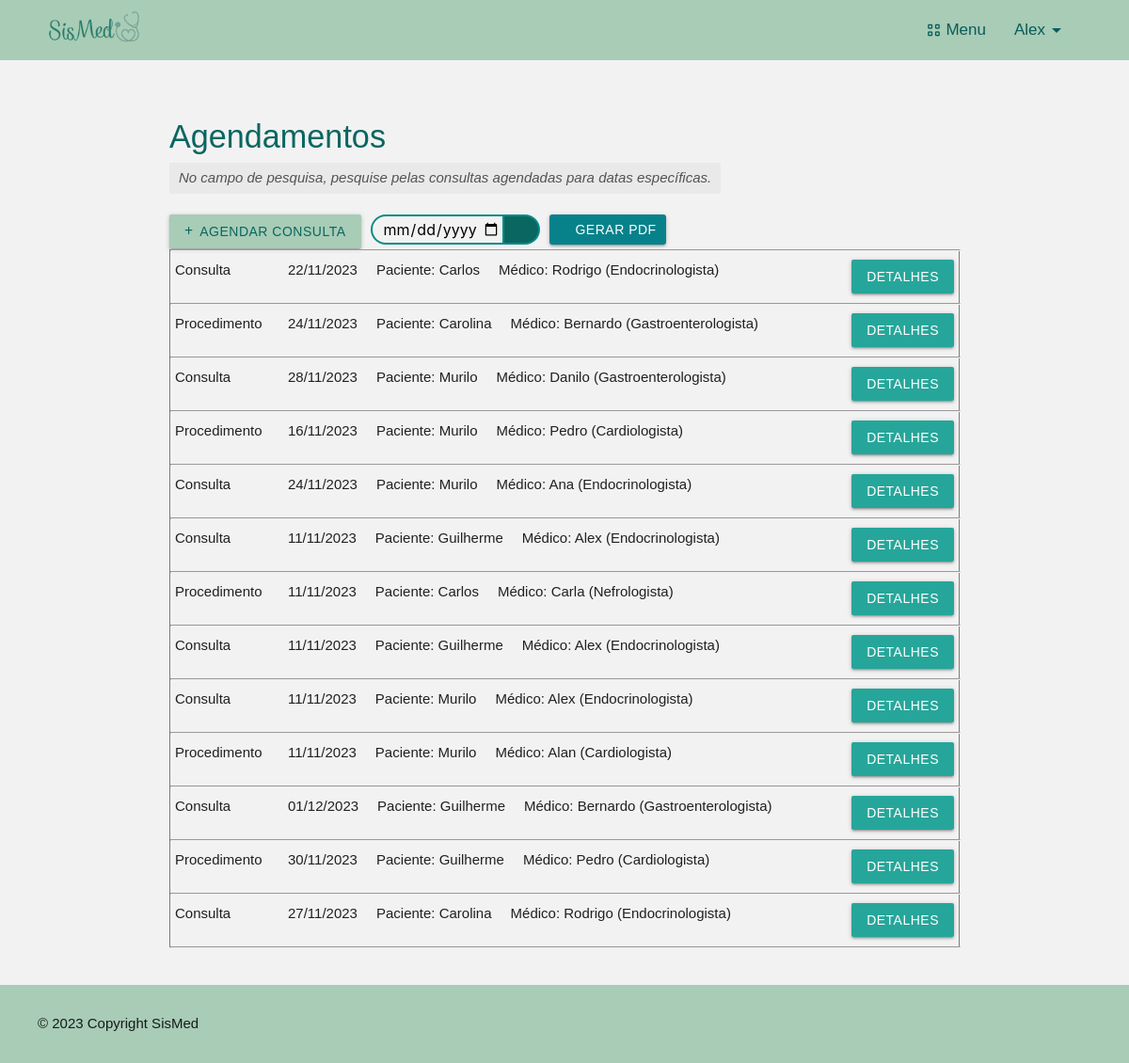
/listar/agendamentos (signed in), run on the app's committed database.
### cadastros/models.py (models this page shows, shortened)
class Agendamento(models.Model):
    tipo_agendamento = models.CharField(max_length=12, default='Consulta', choices=tipo_agendamento_opcoes, verbose_name='Tipo de agendamento')
    procedimento = models.CharField(max_length=50, null=True, blank=True)
    data = models.DateField(null=True)
    horario = models.TimeField(null=True, verbose_name='Horário')
    paciente = models.ForeignKey(Paciente, on_delete=models.PROTECT)
    medico = models.ForeignKey(Medico, on_delete=models.PROTECT)
    tipo_pagamento = models.CharField(max_length=10, default='Particular', choices=tipo_pagamento_opcoes, verbose_name='Tipo de pagamento')
    retorno = models.BooleanField(default=False, choices=boolean_opcoes)
    valor = models.DecimalField(max_digits=8, decimal_places=2, verbose_name='Valor')
    concluido = models.BooleanField(default=False, null=True)

class Paciente(models.Model):
    nome_completo = models.CharField(max_length=100, verbose_name='Nome Completo')
    data_nascimento = models.DateField(verbose_name='Data de Nascimento')
    rg = models.CharField(max_length=13, verbose_name='RG', unique=True)
    cpf = models.CharField(max_length=14, verbose_name='CPF', unique=True)
    sexo = models.CharField(max_length=1, choices=sexo_opcoes, null=True)
    endereco = models.OneToOneField(Endereco, null=True, on_delete=models.PROTECT)
    telefone = models.CharField(max_length=15)
    email = models.CharField(max_length=50)
    data_cadastro = models.DateField(verbose_name='Data de Cadastro')
    informacoes_medicas = models.TextField(verbose_name='Informações Médicas')
    foto =  models.ImageField(upload_to='fotos_pacientes', blank=True, null=True)
    def __str__(self):
        return f'{self.nome_completo}'
    """def __str__(self):
        return f'{self.nome_completo} {self.data_nascimento} {self.rg} {self.cpf} {self.endereco} {self.telefone} {self.email} {self.data_cadastro} {self.informacoes_medicas}'"""

class Medico(models.Model):
    nome_completo = models.CharField(max_length=100, verbose_name='Nome Completo')
    data_nascimento = models.DateField(verbose_name='Data de Nascimento')
    rg = models.CharField(max_length=13, verbose_name='RG', unique=True)
    cpf = models.CharField(max_length=14, verbose_name='CPF', unique=True)
    crm = models.CharField(null=True, max_length=14, verbose_name='CRM', unique=True)
    sexo = models.CharField(max_length=1, choices=sexo_opcoes, null=True)
    endereco = models.OneToOneField(Endereco, null=True, on_delete=models.PROTECT)
    telefone = models.CharField(max_length=15, unique=True)
    email = models.CharField(max_length=50, unique=True)
    data_cadastro = models.DateField(verbose_name='Data de Cadastro')
    especialidade = models.ForeignKey(Especialidade, on_delete=models.PROTECT)
    foto =  models.ImageField(upload_to='fotos_medicos', blank=True, null=True)
    usuario = models.OneToOneField(User, null=True, on_delete=models.DO_NOTHING)
    def __str__(self):
        return f'{self.nome_completo} - {self.especialidade}'
    """def __str__(self):
        return f'{self.nome_completo} {self.data_nascimento} {self.rg} {self.cpf} {self.crm} {self.endereco} {self.telefone} {self.email} {self.data_cadastro} {self.especialidade}'"""

class Especialidade(models.Model):
    especialidade = models.CharField(max_length=30, unique=True)
    valor_consulta = models.DecimalField(max_digits=8, decimal_places=2, null=True)

### paginas/views.py (the view)
# urls.py: path('listar/agendamentos', AgendamentoList.as_view(), name='listar-agendamentos'),
class AgendamentoList(LoginRequiredMixin, GrupoMixin, ListView):
    login_url = reverse_lazy('login')
    model = Agendamento
    template_name = 'paginas/listas/agendamentos.html'
    def get_queryset(self):
        data_agend = self.request.GET.get('data-pesquisada')
        if data_agend:
            agendamentos = Agendamento.objects.filter(data=data_agend)
        else:
            agendamentos = Agendamento.objects.all()
        return agendamentos
    def get_context_data(self, *args, **kwargs):
        context = super().get_context_data(*args, **kwargs)
        titulo = 'Agendamentos'
        aviso = 'Ainda não há nenhum registro de agendamento de consultas ou procedimentos'
        data_agend = self.request.GET.get('data-pesquisada')
        if data_agend and data_agend != '' and data_agend != 'None':
            data = datetime.strptime(data_agend, '%Y-%m-%d').strftime('%d/%m/%Y')
            titulo = f'Agendamentos do dia {data}'
            aviso = 'Não há consultas ou procedimentos registrados para esta data'
        context['titulo'] = titulo
        context['aviso'] = aviso
        context['data'] = data_agend
        return context

### paginas/views.py (called while the page is built)
    def get_context_data(self, **kwargs):
        context = super().get_context_data(**kwargs)
        user = self.request.user
        is_admin = user.groups.filter(name='Administrador').exists()
        is_medico = user.groups.filter(name='Medico').exists()
        context['is_admin'] = is_admin
        context['is_medico'] = is_medico
        return context

### paginas/templates/paginas/listas/agendamentos.html (shortened to what this page needs)
{% extends 'paginas/index.html' %}
{% load static %}
{% block styles %}
    <link rel="stylesheet" href="{% static 'css/listar.css' %}">
{% endblock %}
{% block content %}
    {% block titulo2 %}
        <h4>{{titulo}}</h4>
        <p class="dica">No campo de pesquisa, pesquise pelas consultas agendadas para datas específicas.</p> <br>
    {% endblock %}
    <div id="btn_box_list">
        {% block btn_add %}
            <a class="btn btn-add btn-sm" href="{% url 'agendar-consulta-procedimento' %}">
                <i class="fas fa-plus"></i>
                Agendar Consulta
            </a>
            <form action="?" method="GET" id="form-pesquisar" class="flex">
                <input type="date" name="data-pesquisada" id="data-agend">
                <button type="submit" id="filtrar">
                    <i class="fa-solid fa-magnifying-glass"></i>
                </button>
            </form>
            <a class="btn btn-gerar-pdf btn-sm" href="{% url 'agendamentos-pdf' %}?data-pesquisada={{data}}"><i class="fa-regular fa-file-pdf"></i>GERAR PDF</a>
        {% endblock %}
    </div>
    <div id="consultas-agend-container">
        <hr>
        {% block campos-listagem %}
            {% for agendamento in object_list %}
            <div class="consultas-agend">
                <div class="dados-agend">
                    <p class='tamanho_definido'>{{agendamento.tipo_agendamento}}</p>
                    <p>{{agendamento.data|date:'d/m/Y'}}</p>
                    <p>Paciente: {{agendamento.paciente.nome_completo}}</p>
                    <p>Médico: {{agendamento.medico.nome_completo}} ({{agendamento.medico.especialidade.especialidade}})</p>
                </div>
                <div class="botoes-box">
                    <a href="{% url 'detalhes_agendamento' agendamento.pk %}" class="btn btn-sm">Detalhes</a>
                </div>
            </div>
            <hr>
            {% endfor %}
        {% endblock %}
    </div>
{% endblock %}

### paginas/templates/paginas/index.html (shortened to what this page needs)
{% load static %}
<!DOCTYPE html>
<html lang="pt-br">
<head>
    <link rel="stylesheet" href="https://cdnjs.cloudflare.com/ajax/libs/materialize/1.0.0/css/materialize.min.css">
    <link rel="stylesheet" href="{% static 'css/estilo.css' %}">
    <link rel="stylesheet" href="{% static 'css/style_dash.css' %}">
    {% block styles %}
    {% endblock %}
</head>
<body>
{% block head %}
<header>
    <a href="#" class="brand-logo">
        <img id="logo" src="{% static 'img/SisMed-logo.png' %}" alt="SisMed logo" class="responsive-img" style="max-height: 60px;">
    </a>
  <nav class="navbar-nav">
    <div class="nav-wrapper" >
            <ul id="nav-mobile" class="right hide-on-med-and-down">
                {% if request.user.is_authenticated %}
                    <li class="dropdown-trigger black-text" data-target="dropdown1">
                        <span class="icons material-symbols-outlined" id="view-cozy">View_Cozy</span>
                        Menu
                    </li>
                    <li id="drop-user" class="dropdown-trigger black-text" data-target="dropdown3"> {{ request.user }}
                        <span class="material-symbols-outlined">arrow_drop_down</span>
                    </li>
                {% else %}
                    <li><a class="black-text" id="login-option" href="{% url 'login' %}">Login</a></li>
                {% endif %}
            </ul>
        </div>
    </nav>
</header>
{% endblock %}
{% block main %}
<main>
    <div class="container" id="main-container">
        {% block content %}{% endblock %}
    </div>
</main>
{% endblock %}
{% block footer %}
<footer>
    <div class="col-12" id="copyright">
        <p>&copy; 2023 Copyright SisMed</p>
    </div>
</footer>
{% endblock %}
</body>
</html>

### static/css/estilo.css (style rules this page uses)
* { margin: 0; padding: 0; }
body { background-color: #f2f2f2; }
h4 { color: #096661; }
header { height: 64px; background-color: #a8ccb6; display: flex; align-items: center; justify-content: space-between; padding-left: 50px; padding-right: 65px; }
header #logo { width: 110px; }
.navbar-nav { background-color: #a8ccb6; box-shadow: none; justify-content: space-between; }
#drop-user { text-transform: capitalize; }
.dropdown-trigger { display: flex; align-items: center; margin-left: 30px; font-size: 17px; color: #085c58 !important; }
.icons { margin-right: 4px; font-size: 18px; }
.btn-add i { margin-right: 3px; font-size: 16px; }
#drop-user { font-weight: 500; }
main { min-height: 80vh; }
.container { padding-block: 20px; }
.flex { display: flex; }
footer { background-color: #a8ccb6; padding-inline: 40px; padding-block: 30px; }
#copyright { display: flex; justify-content: space-between; }

### static/css/style_dash.css (style rules this page uses)
body { font-family: Arial, sans-serif; }

### static/css/listar.css (style rules this page uses)
.container { padding-block: 40px; }
#btn_box_list { display: flex; gap: 10px; }
.btn-sm { font-weight: 500; }
.btn-add { background-color: #a8ccb6; border-color: #096661; color: #096661; font-size: 14px; }

### paginas/templates/paginas/listas/agendamentos.html (style rules this page uses)
.btn-gerar-pdf { display: flex; align-items: center; gap: 5px; background-color: #07828b; height: 32px; padding-inline: 10px; border-radius: 3px; }
.btn-gerar-pdf i { font-size: 16px; }
#consultas-agend-container { width: 100%; display: flex; flex-direction: column; gap: 10px; margin-top: 1px; border-left: 1px solid #7c7c7c; border-right: 1px solid #7c7c7c; }
#consultas-agend-container hr { margin-bottom: -1px; }
.consultas-agend { width: 100%; display: flex; flex-wrap: wrap; gap: 20px; justify-content: space-between; padding-inline: 5px; }
.dados-agend { display: flex; gap: 20px; align-self: flex-start; }
.tamanho_definido { width: 100px; }
.botoes-box { align-self: flex-end; }
hr { min-width: 100%; }
#form-pesquisar { width: 180px; position: relative; padding: 0; box-sizing: border-box; }
#form-pesquisar input { width: 125px; height: 28px; margin: 0; border: 2px solid #078b85; padding-inline: 11px; border-top-left-radius: 30px; border-bottom-left-radius: 30px; }
#form-pesquisar #filtrar { position: absolute; display: flex; justify-content: center; align-items: center; width: 40px; height: 32px; right: 0; background-color: #096661; border: 2px solid #078b85; border-top-right-radius: 30px; border-bottom-right-radius: 30px; color: #e9e9e9; cursor: pointer; }
.dica { width: fit-content; margin-top: -5px; font-style: italic; padding-block: 5px; padding-inline: 10px; background-color: #e9e9e9; color: #535353; }

### data on the page
Agendamento: tipo_agendamento "Consulta", data "22/11/2023", paciente.nome_completo "Carlos", medico.nome_completo "Rodrigo", medico.especialidade.especialidade "Endocrinologista"
Agendamento: tipo_agendamento "Procedimento", data "24/11/2023", paciente.nome_completo "Carolina", medico.nome_completo "Bernardo", medico.especialidade.especialidade "Gastroenterologista"
Agendamento: tipo_agendamento "Consulta", data "28/11/2023", paciente.nome_completo "Murilo", medico.nome_completo "Danilo", medico.especialidade.especialidade "Gastroenterologista"
Agendamento: tipo_agendamento "Procedimento", data "16/11/2023", paciente.nome_completo "Murilo", medico.nome_completo "Pedro", medico.especialidade.especialidade "Cardiologista"
Agendamento: tipo_agendamento "Consulta", data "24/11/2023", paciente.nome_completo "Murilo", medico.nome_completo "Ana", medico.especialidade.especialidade "Endocrinologista"
Agendamento: tipo_agendamento "Consulta", data "11/11/2023", paciente.nome_completo "Guilherme", medico.nome_completo "Alex", medico.especialidade.especialidade "Endocrinologista"
Agendamento: tipo_agendamento "Procedimento", data "11/11/2023", paciente.nome_completo "Carlos", medico.nome_completo "Carla", medico.especialidade.especialidade "Nefrologista"
Agendamento: tipo_agendamento "Consulta", data "11/11/2023", paciente.nome_completo "Guilherme", medico.nome_completo "Alex", medico.especialidade.especialidade "Endocrinologista"
Agendamento: tipo_agendamento "Consulta", data "11/11/2023", paciente.nome_completo "Murilo", medico.nome_completo "Alex", medico.especialidade.especialidade "Endocrinologista"
Agendamento: tipo_agendamento "Procedimento", data "11/11/2023", paciente.nome_completo "Murilo", medico.nome_completo "Alan", medico.especialidade.especialidade "Cardiologista"
Agendamento: tipo_agendamento "Consulta", data "01/12/2023", paciente.nome_completo "Guilherme", medico.nome_completo "Bernardo", medico.especialidade.especialidade "Gastroenterologista"
Agendamento: tipo_agendamento "Procedimento", data "30/11/2023", paciente.nome_completo "Guilherme", medico.nome_completo "Pedro", medico.especialidade.especialidade "Cardiologista"
Agendamento: tipo_agendamento "Consulta", data "27/11/2023", paciente.nome_completo "Carolina", medico.nome_completo "Rodrigo", medico.especialidade.especialidade "Endocrinologista"

### other printed values
{{ request.user }} "Alex"
{{ titulo }} "Agendamentos"
